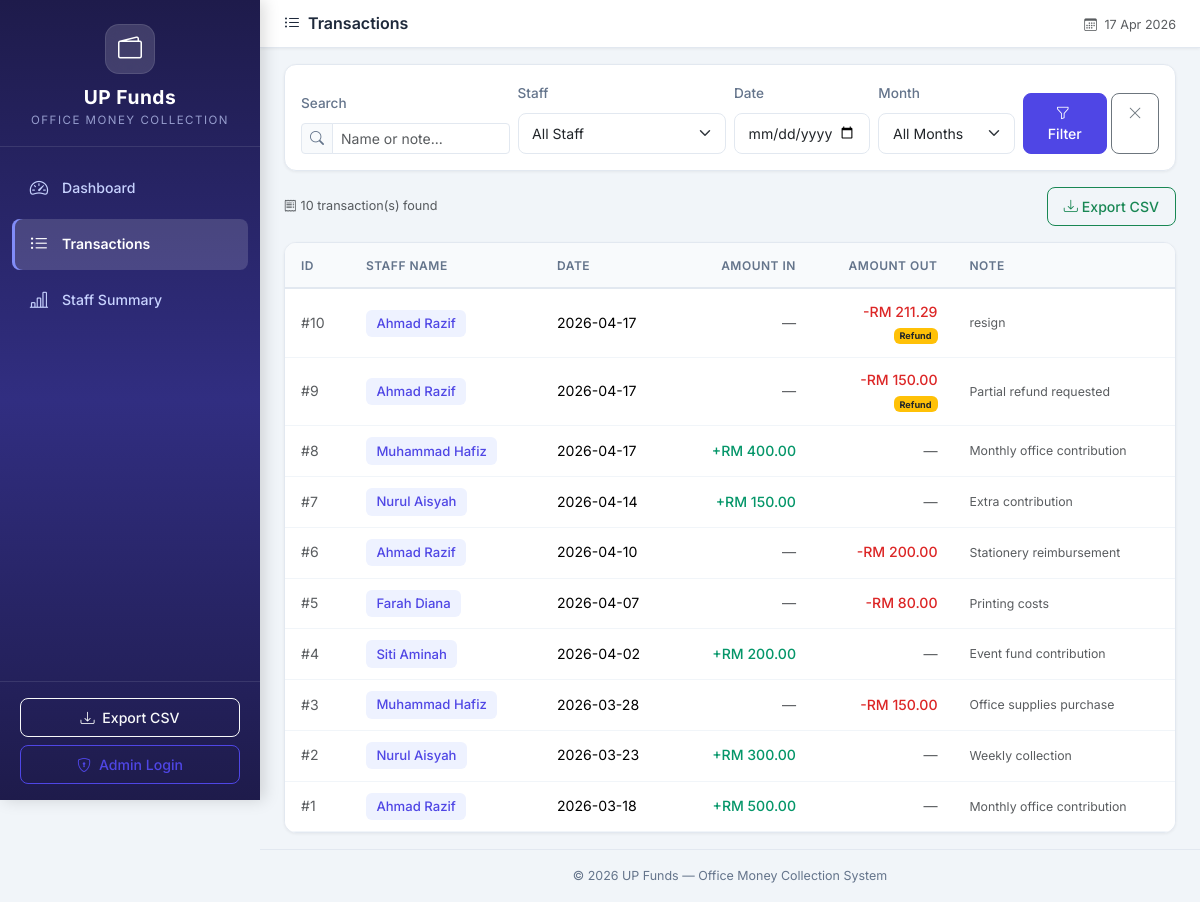
The app's page /transactions, older data.
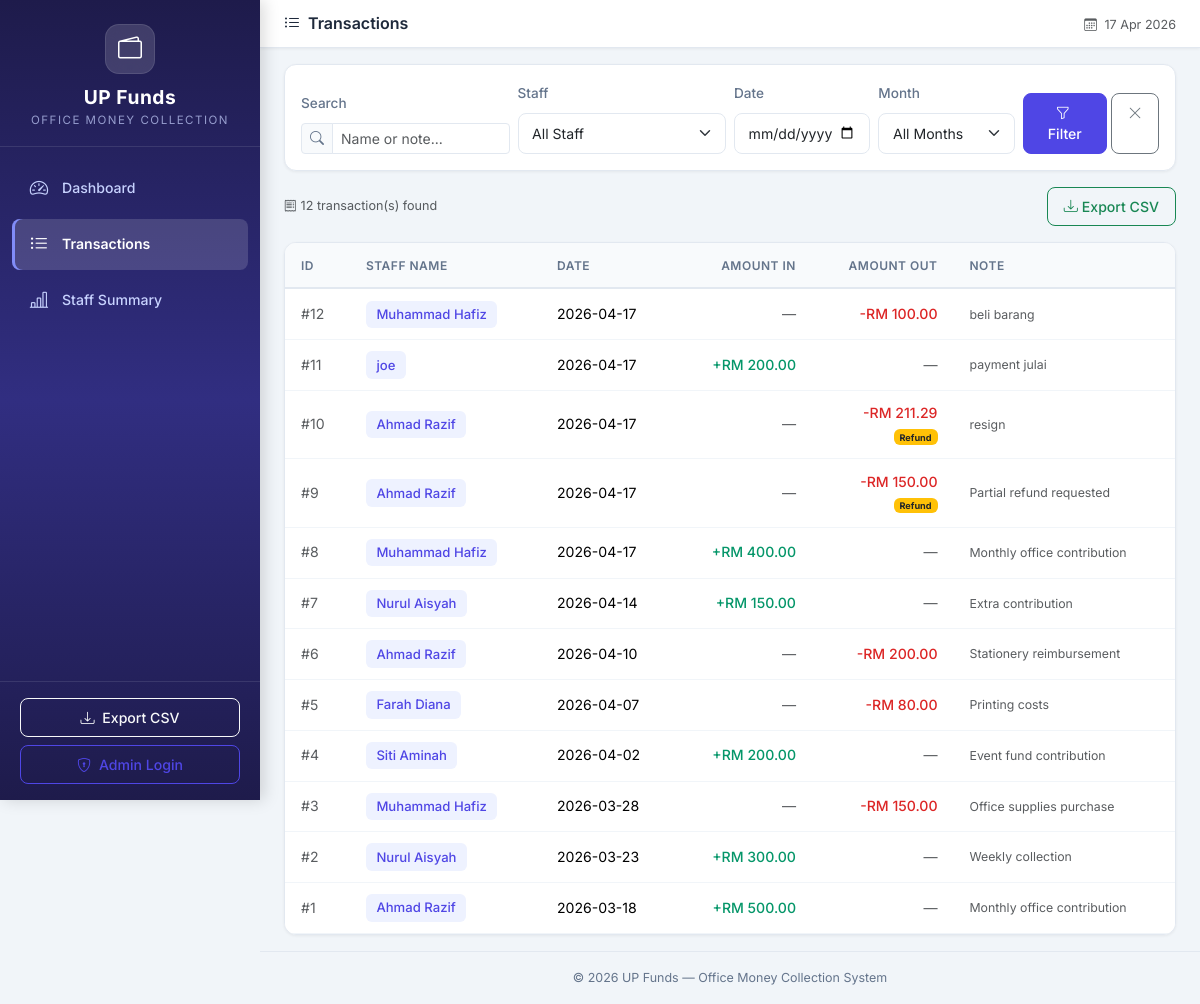
The same page, newer data.
### tables this page shows
CREATE TABLE cash_records (
            id INTEGER PRIMARY KEY AUTOINCREMENT,
            staff_id INTEGER NOT NULL,
            record_date DATE NOT NULL,
            amount_in REAL DEFAULT 0.00,
            amount_out REAL DEFAULT 0.00,
            expense_type TEXT DEFAULT 'shared',
            note TEXT DEFAULT '',
            created_at TIMESTAMP DEFAULT CURRENT_TIMESTAMP,
            updated_at TIMESTAMP DEFAULT CURRENT_TIMESTAMP,
            FOREIGN KEY (staff_id) REFERENCES staff(id)
        );

CREATE TABLE staff (
            id INTEGER PRIMARY KEY AUTOINCREMENT,
            name TEXT NOT NULL UNIQUE,
            is_active INTEGER DEFAULT 1,
            created_at TIMESTAMP DEFAULT CURRENT_TIMESTAMP
        );

### app.py (the view)
@app.route('/transactions')
def transactions():
    conn = get_db_connection()
    staff_filter = request.args.get('staff', '')
    date_filter = request.args.get('date', '')
    month_filter = request.args.get('month', '')
    search_query = request.args.get('search', '')
    query = '''
        SELECT cr.*, s.name as staff_name
        FROM cash_records cr
        JOIN staff s ON cr.staff_id = s.id
        WHERE 1=1
    '''
    params = []
    if staff_filter:
        query += ' AND cr.staff_id = ?'
        params.append(staff_filter)
    if date_filter:
        query += ' AND cr.record_date = ?'
        params.append(date_filter)
    if month_filter:
        query += " AND strftime('%Y-%m', cr.record_date) = ?"
        params.append(month_filter)
    if search_query:
        query += ' AND (s.name LIKE ? OR cr.note LIKE ?)'
        params.extend([f'%{search_query}%', f'%{search_query}%'])
    query += ' ORDER BY cr.record_date DESC, cr.id DESC'
    records = conn.execute(query, params).fetchall()
    staff_list = conn.execute('SELECT * FROM staff ORDER BY name').fetchall()
    months = conn.execute('''
        SELECT DISTINCT strftime('%Y-%m', record_date) as month
        FROM cash_records
        ORDER BY month DESC
    ''').fetchall()
    conn.close()
    return render_template('transactions.html',
                           records=records,
                           staff_list=staff_list,
                           months=months,
                           staff_filter=staff_filter,
                           date_filter=date_filter,
                           month_filter=month_filter,
                           search_query=search_query)

### app.py (called while the page is built)
@app.context_processor
def inject_now():
    is_admin = session.get('role') == 'admin'
    return {'now': datetime.now(), 'is_admin': is_admin}

### database.py (called while the page is built)
def get_db_connection():
    conn = sqlite3.connect(DATABASE_PATH)
    conn.row_factory = sqlite3.Row  # Access columns by name
    conn.execute("PRAGMA foreign_keys = ON")  # Enable foreign key support
    return conn

### templates/transactions.html (shortened to what this page needs)
{% extends 'base.html' %}
{% block page_title %}
    <i class="bi bi-list-ul me-2"></i>Transactions
{% endblock %}
{% block content %}
<div class="card content-card mb-3">
    <div class="card-body">
        <form method="GET" action="{{ url_for('transactions') }}" class="row g-2 align-items-end">
            <div class="col-md-3">
                <label class="form-label small fw-medium">Search</label>
                <div class="input-group input-group-sm">
                    <span class="input-group-text"><i class="bi bi-search"></i></span>
                    <input type="text" class="form-control" name="search"
                           placeholder="Name or note..." value="{{ search_query }}">
                </div>
            </div>
            <div class="col-md-3">
                <label class="form-label small fw-medium">Staff</label>
                <select class="form-select form-select-sm" name="staff">
                    <option value="">All Staff</option>
                </select>
            </div>
            <div class="col-md-2">
                <label class="form-label small fw-medium">Date</label>
                <input type="date" class="form-control form-control-sm" name="date" value="{{ date_filter }}">
            </div>
            <div class="col-md-2">
                <label class="form-label small fw-medium">Month</label>
                <select class="form-select form-select-sm" name="month">
                    <option value="">All Months</option>
                </select>
            </div>
            <div class="col-md-2 d-flex gap-1">
                <button type="submit" class="btn btn-primary btn-sm flex-fill">
                    <i class="bi bi-funnel me-1"></i>Filter
                </button>
                <a href="{{ url_for('transactions') }}" class="btn btn-outline-secondary btn-sm">
                    <i class="bi bi-x-lg"></i>
                </a>
            </div>
        </form>
    </div>
</div>
<div class="d-flex justify-content-between align-items-center mb-3">
    <span class="text-muted small">
        <i class="bi bi-receipt me-1"></i>{{ records|length }} transaction(s) found
    </span>
    <div class="d-flex gap-2">
        <a href="{{ url_for('export_csv') }}" class="btn btn-outline-success btn-sm">
            <i class="bi bi-download me-1"></i>Export CSV
        </a>
    </div>
</div>
<div class="card content-card">
    <div class="card-body p-0">
        {% if records %}
        <div class="table-responsive">
            <table class="table table-hover mb-0" id="transactionsTable">
                <thead>
                    <tr>
                        <th>ID</th>
                        <th>Staff Name</th>
                        <th>Date</th>
                        <th class="text-end">Amount In</th>
                        <th class="text-end">Amount Out</th>
                        <th>Note</th>
                    </tr>
                </thead>
                <tbody>
                    {% for record in records %}
                    <tr>
                        <td class="text-muted">#{{ record['id'] }}</td>
                        <td>
                            <span class="staff-badge">{{ record['staff_name'] }}</span>
                        </td>
                        <td>{{ record['record_date'] }}</td>
                        <td class="text-end">
                            {% if record['amount_in'] > 0 %}
                                <span class="amount-in fw-medium">+RM {{ "%.2f"|format(record['amount_in']) }}</span>
                            {% else %}
                                <span class="text-muted">—</span>
                            {% endif %}
                        </td>
                        <td class="text-end">
                            {% if record['amount_out'] > 0 %}
                                <span class="amount-out fw-medium">-RM {{ "%.2f"|format(record['amount_out']) }}</span>
                                {% if record['expense_type'] == 'personal' %}
                                    <br><span class="badge bg-warning text-dark" style="font-size: 0.65em;">Refund</span>
                                {% endif %}
                            {% else %}
                                <span class="text-muted">—</span>
                            {% endif %}
                        </td>
                        <td class="text-muted small">{{ record['note'][:40] }}{{ '...' if record['note']|length > 40 }}</td>
                    </tr>
                    {% endfor %}
                </tbody>
            </table>
        </div>
        {% endif %}
    </div>
</div>
{% endblock %}

### templates/base.html (shortened to what this page needs)
<!DOCTYPE html>
<html lang="en">
<head>
    <link href="https://cdn.jsdelivr.net/npm/bootstrap@5.3.3/dist/css/bootstrap.min.css" rel="stylesheet">
    <link href="https://cdn.jsdelivr.net/npm/bootstrap-icons@1.11.3/font/bootstrap-icons.min.css" rel="stylesheet">
    <link href="{{ url_for('static', filename='css/style.css') }}" rel="stylesheet">
</head>
<body>
    <nav id="sidebar" class="sidebar">
        <div class="sidebar-header">
            <div class="brand-icon">
                <i class="bi bi-wallet2"></i>
            </div>
            <h4 class="brand-title">UP Funds</h4>
            <p class="brand-subtitle">Office Money Collection</p>
        </div>
        <ul class="sidebar-nav">
            <li class="nav-item">
                <a href="{{ url_for('dashboard') }}"
                   class="nav-link {% if request.endpoint == 'dashboard' %}active{% endif %}">
                    <i class="bi bi-speedometer2"></i>
                    <span>Dashboard</span>
                </a>
            </li>
            <li class="nav-item">
                <a href="{{ url_for('transactions') }}"
                   class="nav-link {% if request.endpoint == 'transactions' %}active{% endif %}">
                    <i class="bi bi-list-ul"></i>
                    <span>Transactions</span>
                </a>
            </li>
            <li class="nav-item">
                <a href="{{ url_for('staff_summary') }}"
                   class="nav-link {% if request.endpoint == 'staff_summary' %}active{% endif %}">
                    <i class="bi bi-bar-chart-line"></i>
                    <span>Staff Summary</span>
                </a>
            </li>
        </ul>
        <div class="sidebar-footer">
            <a href="{{ url_for('export_csv') }}" class="btn btn-outline-light btn-sm w-100 mb-2">
                <i class="bi bi-download me-1"></i> Export CSV
            </a>
            {% if is_admin %}
                <a href="{{ url_for('logout') }}" class="btn btn-outline-danger btn-sm w-100">
                    <i class="bi bi-box-arrow-left me-1"></i> Logout
                </a>
            {% else %}
                <a href="{{ url_for('login') }}" class="btn btn-outline-primary btn-sm w-100">
                    <i class="bi bi-shield-lock me-1"></i> Admin Login
                </a>
            {% endif %}
        </div>
    </nav>
    <div class="main-content">
        <div class="topbar">
            <h5 class="topbar-title mb-0">{% block page_title %}Dashboard{% endblock %}</h5>
            <div class="topbar-right">
                <span class="text-muted small">
                    <i class="bi bi-calendar3 me-1"></i>
                    {{ now.strftime('%d %b %Y') if now else '' }}
                </span>
            </div>
        </div>
        <div class="container-fluid px-4 py-3">
            {% block content %}{% endblock %}
        </div>
        <footer class="app-footer">
            <p class="mb-0">&copy; 2026 UP Funds — Office Money Collection System</p>
        </footer>
    </div>
</body>
</html>

Row changes from the older to the newer data that the page shows:
added cash_records: id "12", staff_name "Muhammad Hafiz", record_date "2026-04-17", amount_out "100.00", note "beli barang"
added cash_records: id "11", staff_name "joe", record_date "2026-04-17", amount_in "200.00", note "payment julai"
Text that changed along with them:
{{ records|length }}: "10" → "12"
